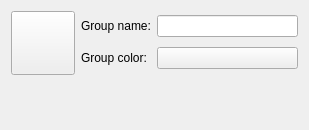
<?xml version="1.0" encoding="UTF-8"?>
<ui version="4.0">
 <class>group</class>
 <widget class="QWidget" name="group">
  <property name="geometry">
   <rect>
    <x>0</x>
    <y>0</y>
    <width>309</width>
    <height>130</height>
   </rect>
  </property>
  <property name="windowTitle">
   <string>Group settings</string>
  </property>
  <layout class="QVBoxLayout" name="verticalLayout_2">
   <item>
    <layout class="QHBoxLayout" name="horizontalLayout">
     <item>
      <widget class="KIconButton" name="icon">
       <property name="sizePolicy">
        <sizepolicy hsizetype="Fixed" vsizetype="Fixed">
         <horstretch>0</horstretch>
         <verstretch>0</verstretch>
        </sizepolicy>
       </property>
       <property name="minimumSize">
        <size>
         <width>64</width>
         <height>64</height>
        </size>
       </property>
       <property name="maximumSize">
        <size>
         <width>64</width>
         <height>64</height>
        </size>
       </property>
       <property name="toolTip">
        <string>Group icon</string>
       </property>
      </widget>
     </item>
     <item>
      <layout class="QGridLayout" name="gridLayout">
       <item row="2" column="0">
        <widget class="QLabel" name="colorLabel">
         <property name="text">
          <string>Group color:</string>
         </property>
         <property name="buddy">
          <cstring>color</cstring>
         </property>
        </widget>
       </item>
       <item row="2" column="1">
        <widget class="KColorButton" name="color"/>
       </item>
       <item row="1" column="1">
        <widget class="KLineEdit" name="name"/>
       </item>
       <item row="1" column="0">
        <widget class="QLabel" name="nameLabel">
         <property name="text">
          <string>Group name:</string>
         </property>
         <property name="buddy">
          <cstring>name</cstring>
         </property>
        </widget>
       </item>
      </layout>
     </item>
    </layout>
   </item>
   <item>
    <spacer name="verticalSpacer">
     <property name="orientation">
      <enum>Qt::Vertical</enum>
     </property>
     <property name="sizeHint" stdset="0">
      <size>
       <width>20</width>
       <height>40</height>
      </size>
     </property>
    </spacer>
   </item>
  </layout>
 </widget>
 <customwidgets>
  <customwidget>
   <class>KColorButton</class>
   <extends>QPushButton</extends>
   <header>kcolorbutton.h</header>
  </customwidget>
  <customwidget>
   <class>KIconButton</class>
   <extends>QPushButton</extends>
   <header>kicondialog.h</header>
  </customwidget>
  <customwidget>
   <class>KLineEdit</class>
   <extends>QLineEdit</extends>
   <header>klineedit.h</header>
  </customwidget>
 </customwidgets>
 <resources/>
 <connections/>
</ui>
